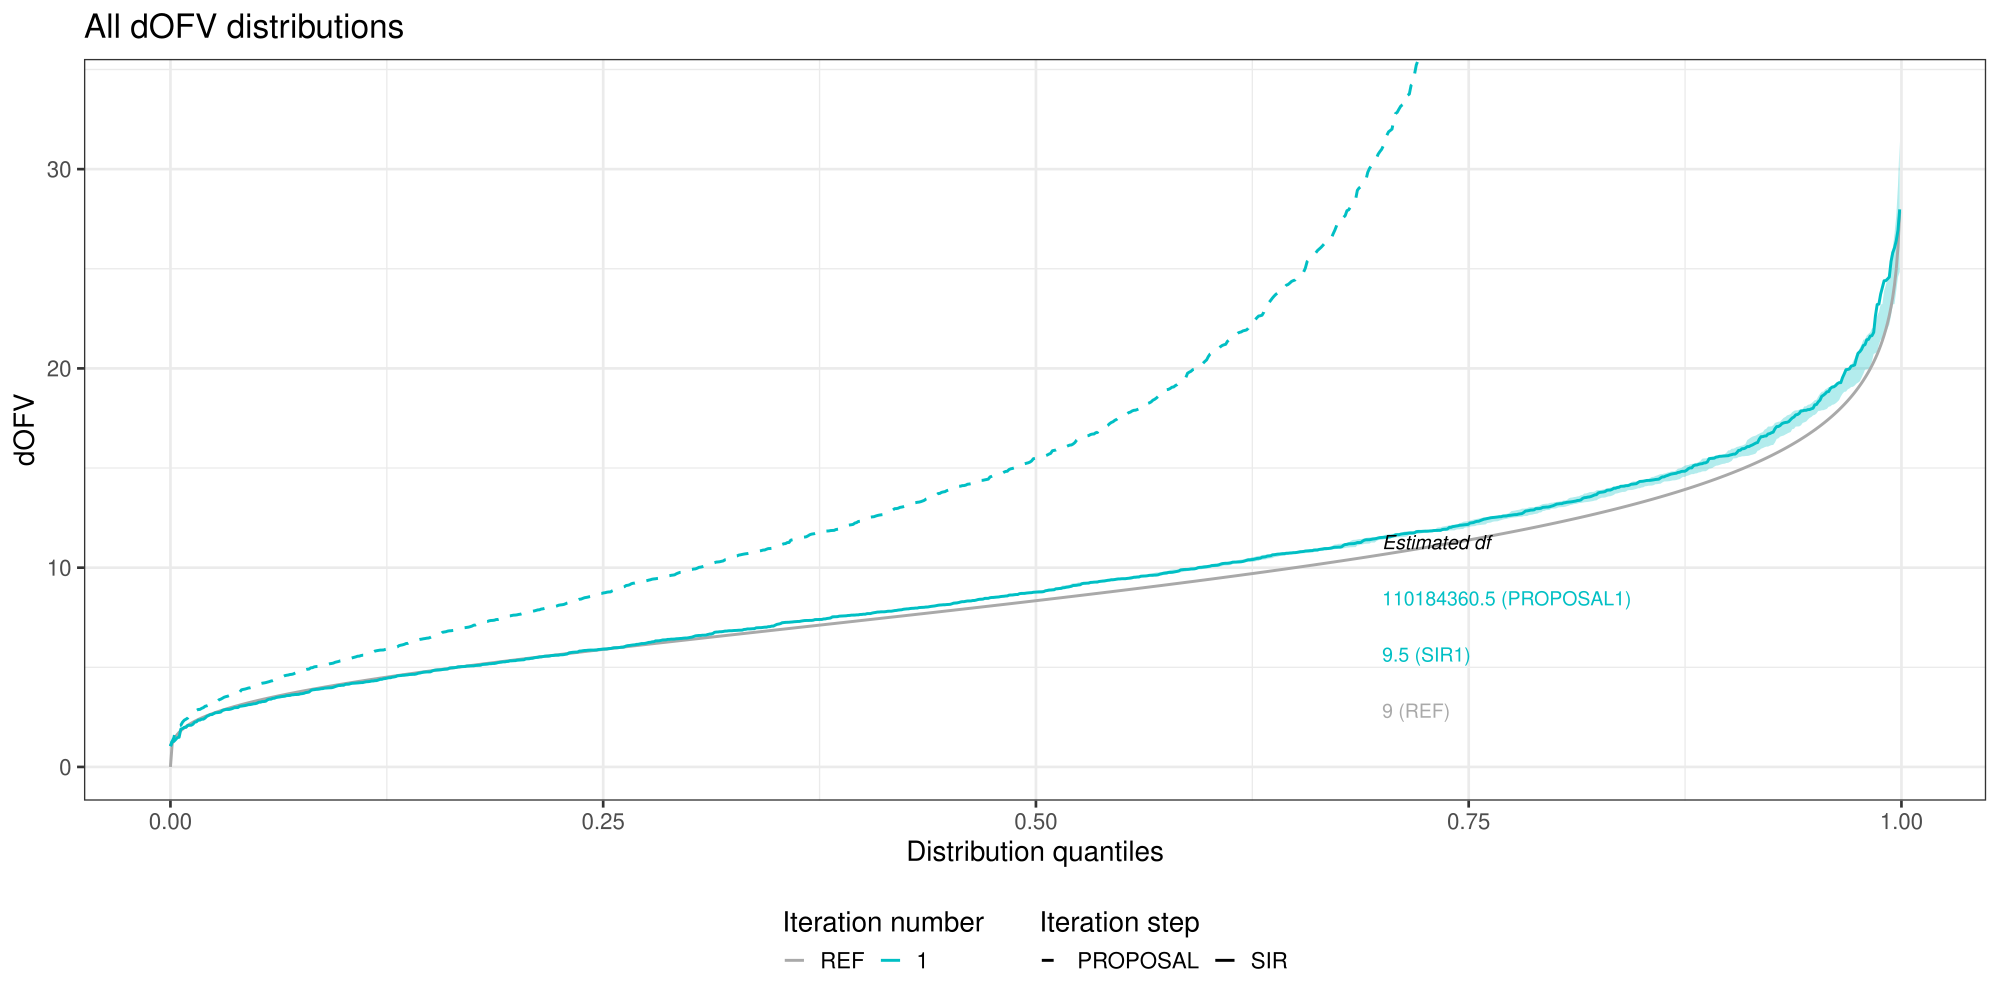

This figure's R source:
#START OF AUTO-GENERATED PREAMBLE, WILL BE OVERWRITTEN WHEN THIS FILE IS USED AS A TEMPLATE
#Created 2026-01-06 at 18:13

xpose.runno <- '4.mod'
toolname <- 'sir'
pdf.filename <- paste0('PsN_',toolname,'_plots.pdf')
working.directory<-'/home/ali/Documents/GitHub/Modelling-project/scm_run01_cont/final_model/sir_final_backward_4/'
results.directory <- '..'
subset.variable<-NULL
tab.suffix <- '' 
rscripts.directory <- '/usr/local/share/perl5/5.40/PsN_5_6_0/R-scripts' # This is not used
tool.results.file <- 'sir_results.csv'
raw.results.file <- 'raw_results_final_backward_4.csv'
theta.labels <- c('CL (L/d) [1]','V (L) [2,3]','CLADA','VADA','VALB','VCREAT')
theta.fixed <- c(FALSE,FALSE,FALSE,FALSE,FALSE,FALSE)
omega.labels <- c('IIV CL (value obtained from SCM+)','IIV V')
omega.fixed <- c(FALSE,FALSE)
sigma.labels <- c('EPS(1), proportional (value obtained from SCM+)','EPS(2)')
sigma.fixed <- c(FALSE,TRUE)
n.eta <- 2
n.eps <- 2

#sir-specific preamble
SAMPLES          <-2000
RESAMPLES        <-1000
ALL.SAMPLES      <-c(2000)
ALL.RESAMPLES    <-c(1000)
ALL.RAWRESFILES   <-c('raw_results_final_backward_4.csv')
MAX.RESAMPLE <- 1    # maximum resamples for single sample. 1 if without replacement
COL.ESTIMATED.PARAMS <-  c(29:37)   #column numbers in raw_results for parameters
N.ESTIMATED.PARAMS <- 9
N.ESTIMATED.THETAS <- 6
N.ESTIMATED.OMEGAS <- 2
N.ESTIMATED.SIGMAS <- 1
model.subjects <- 75
CI <- 95

setwd(working.directory)

############################################################################
#END OF AUTO-GENERATED PREAMBLE
#WHEN THIS FILE IS USED AS A TEMPLATE THIS LINE MUST LOOK EXACTLY LIKE THIS


library(PsNR)
library(magrittr)
library(methods)
library(ggplot2)
library(RColorBrewer)
library(stats4)
library(tidyr)
library(dplyr)
library(grDevices)
library(tidyr)
library(stats)


# rwish and riwish functions are taken from the MCMCpack package
# Copyright Andrew D. Martin, Kevin M. Quinn and Jong Hee Park.
# Under GPL version 2
# Please see https://CRAN.R-project.org/package=MCMCpack for the full information
rwish <- function(v, S) {
    if (!is.matrix(S))
      S <- matrix(S)
    if (nrow(S) != ncol(S)) {
      stop(message="S not square in rwish().\n")
    }
    if (v < nrow(S)) {
      stop(message="v is less than the dimension of S in rwish().\n")
    }
    p <- nrow(S)
    CC <- chol(S)
    Z <- matrix(0, p, p)
    diag(Z) <- sqrt(rchisq(p, v:(v-p+1)))
    if(p > 1) {
      pseq <- 1:(p-1)
      Z[rep(p*pseq, pseq) + unlist(lapply(pseq, seq))] <- rnorm(p*(p-1)/2)
    }
    return(crossprod(Z %*% CC))
}

riwish <- function(v, S) {
    return(solve(rwish(v,solve(S))))
}




### Diagnostics for SIR
### Author: AG Dosne
### Date: August 2015

### OUTPUT : This code will give you:
### - a PDF file with base plots:
###     - a plot of comparative dOFV distributions: SIR, reference chi-square and proposal for each iteration
###     - a plot of CI95% obtained with SIR and compared to the proposal, parameter by parameter and for each iteration
###     - a plot of CI95% obtained with SIR only, parameter by parameter and for each iteration
### - an additional PDF file if rplots_levels=2 with extended plots:
###     - a plot of the proportion of resampled values in each bin of the parameter space, parameter by parameter and iteration by iteration
###     - a plot of the number of resampled values in the bin with the highest proportion as the number of samples increases, parameter by parameter and iteration by iteration
###     - a plot of the number of resampled values in the bin with the highest proportion as the number of samples increases, iteration by iteration (all parameters together)

theme_set(theme_bw(base_size=20))

#add R_info to the meta file
R_info(directory=working.directory)
meta <- PsNR::metadata(working.directory)

### The rest of the code should be left as is (but can be changed if you want to improve the graphical output of course)

### Read in and format data

### Read in SIR raw results

raw.results.file <- c()
for (i in ALL.RAWRESFILES) {
  rawres.cur           <- read.csv(paste(i,sep=""))
  rawres.cur$ITERATION <- which(ALL.RAWRESFILES==i)
  raw.results.file     <- rbind(raw.results.file,rawres.cur)
}

rawres              <- raw.results.file
final_est        <- tidyr::gather(rawres[1,COL.ESTIMATED.PARAMS],key="Parameter",factor_key=TRUE)
rawres              <- rawres[!is.na(rawres$resamples),] # remove center of distribution
rawres              <- rawres[!is.na(rawres$ofv),]       # removes runs without ofv
rawres$DISTRIBUTION <- rawres$ITERATION
rawres[rawres$resamples==1,]$DISTRIBUTION <- rawres[rawres$resamples==1,]$ITERATION+1
rawres$DISTRIBUTION <- factor(rawres$DISTRIBUTION ,levels=c("REF",unique(rawres$DISTRIBUTION)))
parnames            <- names(rawres)[COL.ESTIMATED.PARAMS]


### Create SIR specification file

LASTIT             <- length(ALL.RESAMPLES) # last iteration
summary_it         <- read.csv("summary_iterations.csv")
sir_spec           <- data.frame("ITERATION"=summary_it$iteration,"NSAMP"=summary_it$successful.samples,"NRESAMP"=summary_it$actual.resamples)
sir_spec           <- dplyr::filter(sir_spec, ITERATION != 0) # ITERATION=0 only used with rawres input to estimate mutlivariate normal
msir_spec          <- tidyr::gather(sir_spec,key="variable",value,-ITERATION,factor_key=TRUE)
msir_spec$variable <- factor(msir_spec$variable,labels=c("m","M"),levels=c("NRESAMP","NSAMP"))
msir_spec$ITERATION<- factor(msir_spec$ITERATION,levels=seq(0,length(ALL.RESAMPLES)),labels=c("REF",seq(length(ALL.RESAMPLES))))

rawres     <- dplyr::left_join(rawres,sir_spec)
mrawres    <- tidyr::gather(rawres,key="Parameter",value, parnames,factor_key=TRUE)


### Parameter CI

paramCI_cov95 <- mrawres %>%
  dplyr::select(ITERATION,Parameter,value) %>%
  dplyr::group_by(ITERATION, Parameter) %>%
  dplyr::summarise("P2.5"=quantile(value,probs=0.025,na.rm=TRUE),
                   "PMED"=quantile(value,probs=0.5,na.rm=TRUE),
                   "P97.5"=quantile(value,probs=0.975,na.rm=TRUE)) %>%
  as.data.frame()
paramCI_cov              <- mrawres %>%
  dplyr::select(ITERATION,Parameter, value) %>%
  dplyr::group_by(ITERATION,Parameter) %>%
  dplyr::summarise("PLOW"=quantile(value,probs=(1-CI/100)/2,na.rm=TRUE),
                   "PMED"=quantile(value,probs=0.5,na.rm=TRUE),
                   "PHIGH"=quantile(value,probs=1-(1-CI/100)/2,na.rm=TRUE)) %>%
  as.data.frame()
paramCI_cov$DISTRIBUTION  <- paramCI_cov$ITERATION
paramCI_sir             <- mrawres %>%
  dplyr::filter(resamples==1) %>%
  dplyr::select(ITERATION,Parameter, value) %>%
  dplyr::group_by(ITERATION,Parameter) %>%
  dplyr::summarise("PLOW"=quantile(value,probs=(1-CI/100)/2,na.rm=TRUE),
                   "PMED"=quantile(value,probs=0.5,na.rm=TRUE),
                   "PHIGH"=quantile(value,probs=1-(1-CI/100)/2,na.rm=TRUE)) %>%
  as.data.frame()

paramCI_sir$DISTRIBUTION  <- paramCI_sir$ITERATION + 1
paramCI_all             <- rbind(cbind(paramCI_cov,"TYPE"="PROPOSAL"),cbind(paramCI_sir,"TYPE"="SIR"))
paramCI_all$DISTRIBUTION  <- factor(paramCI_all$DISTRIBUTION,levels=levels(rawres$DISTRIBUTION)) # for plotting colors
paramCI_all$ITERATION     <- factor(paramCI_all$ITERATION,levels=seq(0,length(ALL.RESAMPLES)),labels=c("REF",seq(length(ALL.RESAMPLES))))

### dOFV distributions

set.seed(123)
RESAMPLES             <- ALL.RESAMPLES[length(ALL.RESAMPLES)]
QUANT                 <- seq(0,(RESAMPLES-1)/RESAMPLES,length.out=RESAMPLES-1)                                                                                               # quantiles (at each point except last to avoid +Inf for ref chisquare)
dOFV_ref              <- data.frame("ITERATION"=0,"DISTRIBUTION"="REF","dOFV"=stats::qchisq(QUANT,df=N.ESTIMATED.PARAMS),"QUANT"=QUANT,"TYPE"="SIR")                                    # dOFV distribution of reference chisquare distribution
dOFV_cov          <- rawres %>%
  dplyr::select(ITERATION,deltaofv) %>%
  dplyr::group_by(ITERATION) %>%
  do(data.frame("dOFV"=quantile(.$deltaofv, probs = QUANT,na.rm=TRUE),
                "QUANT"=QUANT,
                "TYPE"=rep("PROPOSAL",length(QUANT)),stringsAsFactors=FALSE)) %>%
  dplyr::ungroup() %>%
  as.data.frame()

dOFV_cov$DISTRIBUTION <- factor(dOFV_cov$ITERATION,levels=c("REF",paste(seq(LASTIT+1)))) # cannot do it in one step because a single cov is attributed to 2 distributinos (pre and post SIR)
dOFV_cov              <- dOFV_cov[,c(names(dOFV_ref))]
dOFV_sir              <- rawres %>%
  dplyr::filter(resamples==1) %>%
  dplyr::select(ITERATION,DISTRIBUTION,deltaofv) %>%
  dplyr::group_by(ITERATION, DISTRIBUTION) %>%
  dplyr::do(data.frame("dOFV"=quantile(.$deltaofv, probs=QUANT, na.rm=TRUE),
                       "QUANT"=QUANT,
                       "TYPE"=rep("SIR", length(QUANT)),stringsAsFactors=FALSE)) %>%
  dplyr::ungroup() %>%
  as.data.frame()

dOFV_all              <- rbind(dOFV_ref,dOFV_cov,dOFV_sir)
dOFV_all$TYPE         <- factor(dOFV_all$TYPE,levels=c("PROPOSAL","SIR"))
dOFV_all$ITERATION    <- factor(dOFV_all$ITERATION,levels=seq(0,length(ALL.RESAMPLES)),labels=c("REF",seq(length(ALL.RESAMPLES))))



# Calculate df for all distributions
df_est              <- dOFV_all %>%
  dplyr::select(ITERATION,DISTRIBUTION,TYPE,dOFV) %>%
  dplyr::group_by(ITERATION,DISTRIBUTION,TYPE) %>%
  dplyr::summarise("df"=round(mean(dOFV),1)) %>%
  as.data.frame()            # get df for each distribution

df_est$perc           <- seq(0.1,0.9,length.out=nrow(df_est))
df_est$order          <- rank(df_est$df,ties.method="first")                                             # set x and y for plotting
df_est2               <- dOFV_all %>%
  dplyr::select(ITERATION,DISTRIBUTION,dOFV) %>%
  dplyr::group_by(ITERATION,DISTRIBUTION)%>%
  dplyr::do(data.frame("perc_value"=quantile(.$dOFV,probs=df_est$perc,na.rm=TRUE),"perc"=df_est$perc))%>%
  as.data.frame()
df_est                <- dplyr::left_join(df_est,df_est2)
df_est$TYPE2          <- ifelse(df_est$DISTRIBUTION=="REF","",paste(df_est$TYPE))
df_est[df_est$TYPE2=="",]$df <- N.ESTIMATED.PARAMS

# Create reference chi-square for all estimated df
ref_full      <- expand.grid("df"=df_est[,"df"],"QUANT"=QUANT) # take only 1 column because expand.grid only takes vectors as input, not dataframes
ref_full      <- merge(df_est,ref_full)
ref_full$dOFV <- stats::qchisq(ref_full$QUANT,df=ref_full$df)

# Calculate resampling noise around last SIR dOFV curve
N    <- 2000        # number of times resampling will be done
res  <- matrix(NA,ncol=4,nrow=N*sir_spec$NRESAMP[nrow(sir_spec)],dimnames=list(NULL,c("ITERATION","NSAMP","NRESAMP","sample.id")))
for (i in seq(N)) { # need to resample in a loop to sample without replacement
  res.cur   <- rawres %>%
    dplyr::filter(ITERATION==nrow(sir_spec)) %>%
    dplyr::select (ITERATION,NSAMP,NRESAMP,sample.id,importance_ratio) %>%
    dplyr::group_by(ITERATION,NSAMP,NRESAMP) %>%
    dplyr::do(data.frame("sample.id"=sample(.$sample.id,unique(.$NRESAMP),prob=.$importance_ratio))) %>%
    as.data.frame()
  res[seq((i-1)*sir_spec$NRESAMP[nrow(sir_spec)]+1,i*sir_spec$NRESAMP[nrow(sir_spec)]),]       <- as.matrix(res.cur,ncol=5)
}

res              <- as.data.frame(res)
res$NOISE        <- rep(seq(N),each=sir_spec$NRESAMP[nrow(sir_spec)])
res              <- dplyr::left_join(res,rawres[,c("sample.id","deltaofv","ITERATION")])
dOFV_sir_noise   <- res %>%
  dplyr::select(ITERATION,NOISE,deltaofv) %>%
  dplyr::group_by(ITERATION,NOISE) %>%
  dplyr::do(data.frame("dOFV"=quantile(.$deltaofv,probs=QUANT,na.rm=TRUE),
                       "QUANT"=QUANT)) %>%
  as.data.frame()

qdOFV_sir_noise  <- dOFV_sir_noise %>%
  dplyr::select(ITERATION,QUANT,dOFV,NOISE) %>%
  dplyr::group_by(ITERATION,QUANT) %>%
  dplyr::summarise("PLOW"=quantile(dOFV,probs=0.025,na.rm=TRUE),
                   "PHIGH"=quantile(dOFV,probs=0.975,na.rm=TRUE)) %>%
  as.data.frame()

qdOFV_sir_noise$ITERATION    <- factor(qdOFV_sir_noise$ITERATION,levels=seq(0,length(ALL.RESAMPLES)),labels=c("REF",seq(length(ALL.RESAMPLES))))

### Covmat visualization (Only for proposal and final)

cov.proposal <- stats::var(dplyr::filter(rawres,ITERATION==1)[,COL.ESTIMATED.PARAMS ])
cov.final    <- stats::var(dplyr::filter(rawres,ITERATION==LASTIT & resamples==1)[,COL.ESTIMATED.PARAMS ])

paramCI_all$asym <- (paramCI_all$PHIGH-paramCI_all$PMED)/(paramCI_all$PMED-paramCI_all$PLOW) # ratio between distances median-CI bound
asym.proposal    <- dplyr::filter(paramCI_all,ITERATION==1 & TYPE=="PROPOSAL")
asym.final       <- dplyr::filter(paramCI_all,ITERATION==LASTIT & TYPE=="SIR")

plot.cor <- function (cov,asym,final_est,title) {
  mat       <- as.matrix(cov)
  var       <- diag(mat)
  cor       <- stats::cov2cor(mat)                  # returns 1 on the diagonal, needs to be replaced by SD
  diag(cor) <- sqrt(var)
  cor[lower.tri(cor)] <- NA                  # plot only lower triangular part of  symmetric matrix
  rse       <- as.matrix(100*abs(diag(cor)/as.matrix(final_est[,2]))) # compute RSE=100*SE/FINAL_EST
  diag(cor)     <- rse                   # replace SE by RSE
  cor           <- as.data.frame(cor)
  colnames(cor) <- rownames(cor)
  cor$Parameter <- rownames(cor)
  mcor <- tidyr::gather(cor,key="variable",value,-Parameter)
  mcor$Parameter <- ordered(mcor$Parameter, levels=rownames(cor))
  mcor$variable  <- ordered(mcor$variable, levels=rev(rownames(cor)))
  mcor           <- mcor[!is.na(mcor$value),]
  mcor$Fvalue    <- factor(findInterval(abs(mcor$value),seq(0,0.9,0.1)),levels=seq(10),labels=paste(seq(0,0.9,0.1),"-",seq(0.1,1,0.1),sep=""))
  mcor[mcor$variable==mcor$Parameter,]$Fvalue    <- NA # identify diagonal element
  mcor           <- dplyr::left_join(mcor,asym[,c("Parameter","asym")]) # add asymmetry measurement
  mcor[!is.na(mcor$Fvalue),]$asym      <- NA
  mcor$Fvalue2   <- factor(findInterval(mcor$asym,c(0.5,1,1.5,2)),levels=seq(0,4),labels=c("<0.5",paste(c(0.5,1,1.25),"-",c(1,1.25,2),sep=""),">2"))

  col <- rev(RColorBrewer::brewer.pal(n=10,name="RdYlGn"))

  corplot       <-  ggplot2::ggplot(mcor,aes(x=Parameter,y=variable)) +
    geom_tile(aes(fill=Fvalue)) +
    scale_fill_manual(values=col,name="Correlation level",drop=FALSE) +
    scale_color_manual(values=col[c(9,7,2,7,9)],name="Asymmetry",drop=FALSE) +
    geom_text(data=mcor[is.na(mcor$Fvalue2),],aes(label=round(value,2)),size=7) +
    geom_text(data=mcor[!is.na(mcor$Fvalue2),],aes(label=round(value,2),color=Fvalue2),size=7) +
    labs(x="",y="",title=paste(title,"\nRSE (%) - correlation (-) plot")) +
    theme(axis.text.x=element_text(angle=90),axis.ticks=element_blank(),panel.grid = element_blank())
  corplot

  return(corplot)  # return plot
}

### Number of resamples per bin

if (PsNR::rplots_level(meta) > 1) {
  N1                  <- 10                                     # number of bins for simulated parameters
  N2                  <- 5                                      # number of bins for resampled parameters
  resamp          <- rawres %>%
    dplyr::filter(resamples!=0) %>%
    dplyr::select(ITERATION, sample.id,NRESAMP,sample_order) %>%
    dplyr::group_by(ITERATION) %>%
    dplyr::do(data.frame("sample.id"=.$sample.id,
                         "ORDER"=findInterval(.$sample_order,seq(0,unique(.$NRESAMP),length.out=(N2+1)),
                                              all.inside=T))) %>%
    as.data.frame()

  paramCI_covbin     <- mrawres %>%
    dplyr::select(ITERATION,Parameter,value) %>%
    dplyr::group_by(ITERATION,Parameter) %>%
    dplyr::summarise("interval"=list(unname(quantile(value,probs=seq(1/N1,1-1/N1,by=1/N1),na.rm=TRUE)))) %>%
    as.data.frame()

  mrawres_bin         <- dplyr::left_join(mrawres,paramCI_covbin)
  bin                <- mrawres_bin %>%
    dplyr::select(ITERATION,Parameter,sample.id,value,interval) %>%
    dplyr::group_by(ITERATION,Parameter) %>%
    dplyr::do(data.frame("sample.id"=.$sample.id, "BIN"=(findInterval(.$value,unique(unlist(.$interval)))+1))) %>%
    as.data.frame()


  mrawres_bin         <- dplyr::left_join(mrawres_bin,bin)
  mrawres_bin         <- dplyr::filter(mrawres_bin,!is.na(importance_ratio))
  mrawres_bin         <- dplyr::left_join(mrawres_bin,resamp)  # add column to identify resampled models and their order
  mrawres_bin_ratio   <- mrawres_bin %>%
    dplyr::select(ITERATION,Parameter,BIN,resamples) %>%
    dplyr::group_by(ITERATION,Parameter,BIN) %>%
    dplyr::summarise("m"=sum(resamples), "M"=length(resamples),"mM"=sum(resamples)/length(resamples)) %>%
    as.data.frame()

  mrawres_bin_ratio   <- dplyr::left_join(mrawres_bin_ratio,sir_spec)
  # mrawres_bin_ratio$mM2 <- mrawres_bin_ratio$m/mrawres_bin_ratio$NRESAMP # alternative proportion, but not used

  # Test bin exhaustion

  resamp_prop         <- mrawres_bin %>%
    dplyr::filter(sample_order!=0)  %>%
    dplyr::select(ITERATION,Parameter,BIN,ORDER,sample_order) %>%
    dplyr::group_by(ITERATION,Parameter,BIN,ORDER) %>%
    dplyr::summarise("m2"=length(sample_order)) %>%
    as.data.frame()      # calculate the number of resampled parameters in each sample bin and for each resample bin

  resamp_prop_dummy   <- expand.grid("ITERATION"=unique(resamp_prop$ITERATION),"BIN"=unique(resamp_prop$BIN),"ORDER"=unique(resamp_prop$ORDER),"Parameter"=unique(resamp_prop$Parameter))   # because sample_order that have no match in BINS do not appear in previous dataset
  resamp_prop         <- dplyr::left_join(resamp_prop_dummy,resamp_prop)
  resamp_prop$m2[is.na(resamp_prop$m2)]  <- 0
  resamp_prop         <- dplyr::left_join(resamp_prop,mrawres_bin_ratio[,c("ITERATION","Parameter","BIN","m","M","NSAMP","NRESAMP")])
  resamp_prop$prop    <- resamp_prop$m2/(resamp_prop$M/N2)
  # resamp_prop$prop2   <- resamp_prop$m2/(resamp_prop$m)  # alternative proportion, but not used

  max_bin                <- mrawres_bin_ratio %>%
    dplyr::select(ITERATION,Parameter,BIN,m) %>%
    dplyr::group_by(ITERATION,Parameter) %>%
    dplyr::summarise("BIN"=(BIN[which(m==max(m))][1])) %>%
    as.data.frame() # identify bin with max resamples

  names(max_bin)[which(names(max_bin)=="BIN")] <- "MAXBIN"
  max_bin2              <- resamp_prop %>%
    dplyr::select(ITERATION,BIN,Parameter,prop,NRESAMP,NSAMP) %>%
    dplyr::group_by(ITERATION, BIN, Parameter) %>%
    dplyr::summarise("p"=mean(prop), "NRESAMP"=unique(NRESAMP), "NSAMP"=unique(NSAMP)) %>%
    as.data.frame()       # more accurate since use resmaples "p"=mean(prop)

  max_bin2$se            <- sqrt(max_bin2$p*(1-max_bin2$p)/(max_bin2$NSAMP/(N1*N2)))
  max_bin2               <- dplyr::left_join(max_bin2,max_bin[,c("ITERATION","Parameter","MAXBIN")])
  resamp_prop_max        <- dplyr::left_join(resamp_prop,max_bin2)
  resamp_prop_max$IDBIN  <- ifelse(resamp_prop_max$BIN==resamp_prop_max$MAXBIN,1,0)
  resamp_prop_max$MAXBIN <- paste("INIT BIN",resamp_prop_max$MAXBIN)

  ### Calculate N for OMEGA distributions
  if (N.ESTIMATED.OMEGAS >= 1) {
    dat      <- dplyr::filter(rawres, ITERATION==LASTIT & resamples==1)
    omega.col<- COL.ESTIMATED.PARAMS[seq((N.ESTIMATED.THETAS+1),(N.ESTIMATED.THETAS+N.ESTIMATED.OMEGAS))]                                                                            # column index of the variances we want to estimate the df of
    parnames <- names(dat)[omega.col]                                                                         # names of the variances
    var      <- dplyr::filter(final_est,Parameter %in% parnames)                                                     # MLE estimates
    mdat    <- tidyr::gather(dat[,omega.col,drop=FALSE],key="variable",factor_key=TRUE)
    se       <- mdat %>%
      dplyr::select(variable,value) %>%
      dplyr::group_by(variable) %>%
      dplyr::summarise("se"=sd(value)) %>%
      as.data.frame()

    se$MLE   <- var$value
    se$df_norm  <- 2*(se$MLE/se$se)**2+1
    mdat     <- merge(mdat,se)

    full.df.est <- function (x) {  # function for the fitting
      x   <- as.data.frame(x)
      nLL <- function(df,s) { # easier if defined inside full.df.est so same environment (else does not find "x")
        ylist <- lapply(x[,2],as.matrix)
        if(df>=1)
          nLL <- -sum(log(unlist(lapply(ylist,diwish, S=as.matrix(s), v=df))))
        if(df<1) nLL <- NA
        return(nLL)
      }
      fit <- try(stats4::mle(nLL,start=list(df=x$df_norm[1],s=x$df_norm[1]*mean(x[,2]))), silent=TRUE) # test if the fit returns an error
      if ('try-error' %in% class(fit)) db <- rep(NA,7)
      else {
        fit  <- stats4::mle(nLL,start=list(df=x$df_norm[1],s=x$df_norm[1]*mean(x[,2])))
        db   <- data.frame(nrow(x),fit@details$par[1],fit@details$par[2],
                           sqrt(diag(fit@vcov))[1],sqrt(diag(fit@vcov))[2],
                           fit@min,fit@details$convergence)}
      return(db)
    }


    fit     <- matrix(0,ncol=7,nrow=length(levels(mdat$variable)),dimnames=list(levels(mdat$variable),c("nobs","df","s","se_df","se_s","nLL","convergence") ))
    for (i in seq(length(levels(mdat$variable)))) {
      fit[i,] <- as.matrix(full.df.est(dplyr::filter(mdat,variable==levels(mdat$variable)[i])),nrow=1)
    }

    fit_db          <- as.data.frame(fit)
    fit_db$variable <- levels(mdat$variable)
    mdat            <- merge(mdat,fit_db)

    simdat          <- matrix(NA,nrow=nrow(mdat)) # Simulate data from inverse Wishart from estimated df and s
    for (i in seq(nrow(mdat))) {
      if(is.na(mdat$df[i])==FALSE) simdat[i,] <- riwish(v=mdat$df[i],S=as.matrix(mdat$s[i]))
    }
    mdat$simdat      <- as.numeric(simdat)
    mdat$LEGEND_NORM <- paste(mdat$variable,round(mdat$df_norm,0),sep=":")    # for plotting
    mdat$LEGEND_NORM <- factor(mdat$LEGEND_NORM,levels=unique(mdat$LEGEND_NORM))
    mdat$LEGEND_WISH <- paste(mdat$variable,round(mdat$df,0),sep=":")
    mdat$LEGEND_WISH <- factor(mdat$LEGEND_WISH,levels=unique(mdat$LEGEND_WISH))
  }
}

### Do plots

### dOFV distributions

gg_color_hue <- function(n) {
  hues = seq(15, 375, length=n+1)
  grDevices::hcl(h=hues, l=65, c=100)[1:n]
}

colDIST <- gg_color_hue(length(levels(dOFV_all$DISTRIBUTION)))  # default ggplot colors
colDIST <- c("darkgrey",colDIST[-1])                            # replace the first by black for reference dOFV distribution
colITER <- gg_color_hue(length(levels(dOFV_all$ITERATION)))     # default ggplot colors
colITER <- c("darkgrey",colITER[-1])                            # replace the first by black for reference dOFV distribution

warn <- ""  # print warning if proposal < chi-square > 25% of the time
msg  <- "The proposal is not entirely above the reference chi-square.\n It is advised to restart SIR with an inflated proposal (e.g. -theta_inflation=1.5 -omega_inflation=1.5 -sigma_inflation=1.5)"
test <- sum(dplyr::filter(dOFV_all,ITERATION==1 & TYPE=="PROPOSAL")$dOFV<dplyr::filter(dOFV_all,ITERATION=="REF")$dOFV)/length(dplyr::filter(dOFV_all,ITERATION=="REF")$dOFV)>0.25
warn <- ifelse(test==TRUE,msg,warn)

qdOFV_all <- ggplot2::ggplot(dOFV_all,aes(x=QUANT,color=ITERATION)) +
  geom_ribbon(data=qdOFV_sir_noise[qdOFV_sir_noise$ITERATION %in% c(LASTIT-1,LASTIT),],aes(group=ITERATION,ymin=PLOW,ymax=PHIGH,fill=ITERATION),show.legend=FALSE,alpha=0.3,color=NA) +
  geom_line(aes(y=dOFV,group=interaction(TYPE,ITERATION),linetype=TYPE),size=1) +
  labs(x="Distribution quantiles") +
  scale_linetype_manual(name="Iteration step",drop=FALSE,values=c(2,1)) +
  scale_color_manual(name="Iteration number",drop=FALSE,values=colITER) +
  scale_fill_manual(name="Iteration number",drop=FALSE,values=colITER) +
  geom_text(data=df_est, aes(x = 0.7,y=order*stats::qchisq(0.95,df=N.ESTIMATED.PARAMS)/(2*nrow(df_est)),label=paste(df," (",TYPE2,ITERATION,")",sep="")),show.legend=FALSE,hjust=0,size=5) +
  annotate("text",x = 0.7,y=(nrow(df_est)+1)*stats::qchisq(0.95,df=N.ESTIMATED.PARAMS)/(2*nrow(df_est)),label="Estimated df",hjust=0,fontface="italic",size=5) +
  annotate("text",x = 0,y=2*stats::qchisq(0.95,df=N.ESTIMATED.PARAMS),label=warn,hjust=0,fontface="italic",size=4,color="red") +
  coord_cartesian(ylim=c(0,2*stats::qchisq(0.95,df=N.ESTIMATED.PARAMS))) +
  theme(legend.position="bottom",legend.box="horizontal") + labs(title="All dOFV distributions") +
  guides(colour = guide_legend(order = 1,title.position="top",nrow=1), linetype = guide_legend(order = 2,title.position="top",nrow=1))
# qdOFV_all


### Comparative CI

ci <- ggplot2::ggplot(paramCI_all,aes(x=interaction(TYPE,ITERATION),y=PMED,color=ITERATION)) +
  geom_point() +
  geom_errorbar(aes(ymin=PLOW,ymax=PHIGH,linetype=TYPE),width=0.5) +
  geom_hline(data=final_est,aes(yintercept=value),linetype=2) +
  facet_wrap(~Parameter,scales="free_y") +
  scale_color_manual(name="Iteration number",values=colITER[-1]) +
  scale_linetype_manual(name="Iteration step",drop=FALSE,values=c(2,1)) +
  labs(y=paste("CI",CI,"%",sep=""),x="",title="CI over all iterations") +
  theme(axis.text.x=element_text(angle=90,hjust=1,vjust=0.5),legend.position="bottom",legend.box="horizontal") +
  guides(colour = guide_legend(order = 1,title.position="top",nrow=1), linetype = guide_legend(order = 2,title.position="top",nrow=1))
# ci

ci_sir <- ci %+% dplyr::filter(paramCI_all, TYPE=="SIR" | (TYPE=="PROPOSAL" & ITERATION=="1"))  +  labs(title="CI of SIR densities over iterations") + theme(legend.position="none")
# ci_sir

### Covmat visualization

asym.proposal$Parameter <- ordered(asym.proposal$Parameter)
asym.final$Parameter <- ordered(asym.proposal$Parameter)

cor.prop  <- plot.cor(cov.proposal,asym.proposal,final_est,title="Proposal")
cor.final <- plot.cor(cov.final,asym.final,final_est,title="SIR")

### Parameter bin plots by iteration

if (PsNR::rplots_level(meta) > 1) {

  mM_ratio   <-  vector('list', LASTIT)
  m2_maxbin  <-  vector('list', LASTIT)
  all_maxbin <-  vector('list', LASTIT)

  for (i in seq(LASTIT)) {

    mM_ratio.cur <- ggplot2::ggplot(dplyr::filter(mrawres_bin_ratio,ITERATION==i),aes(x=BIN,y=mM)) +
      geom_ribbon(aes(ymin=(NRESAMP/NSAMP-qnorm(0.975)*sqrt(NRESAMP/NSAMP*(1-NRESAMP/NSAMP)/(NSAMP/N1))),ymax=(NRESAMP/NSAMP+qnorm(0.975)*sqrt(NRESAMP/NSAMP*(1-NRESAMP/NSAMP)/(NSAMP/N1)))),alpha=0.2) +  # stochastic noise
      geom_point() +
      geom_line() +
      geom_hline(aes(yintercept=NRESAMP/NSAMP),linetype=2,color="black") +
      geom_hline(aes(yintercept=0),linetype=1,color="white") +
      facet_wrap(ITERATION~Parameter) +
      scale_x_continuous(breaks=seq(1,N1)) +
      coord_cartesian(xlim=c(1,N1)) +
      labs(x="Percentile bin of initial samples",y="Proportion resampled",title=paste("Adequacy of proposal density \n Iteration",i))
    mM_ratio[[i]] <- mM_ratio.cur

    m2_maxbin.cur  <- ggplot2::ggplot(dplyr::filter(resamp_prop_max,IDBIN==1 & ITERATION==i),aes(x=ORDER,y=m2)) +
      geom_point() +
      geom_line() +
      geom_hline(aes(yintercept=p*M/N2),linetype=2) +
      geom_ribbon(aes(ymin=(p-qnorm(0.975)*se)*(M/N2),ymax=(p+qnorm(0.975)*se)*(M/N2)),alpha=0.2) +
      facet_wrap(ITERATION~Parameter+BIN,scales="free_y",drop=TRUE) +
      scale_x_continuous(breaks=seq(1,N2,by=1)) +
      coord_cartesian(xlim=c(1, N2), ylim=c(0, unique(dplyr::filter(resamp_prop_max,IDBIN==1 & ITERATION==LASTIT)$NSAMP)/(N1*N2))) +
      labs(x="Percentile bin of resamples",y="Number of parameters resampled",title=paste("Exhaustion of samples \n Iteration",i))
    m2_maxbin[[i]] <- m2_maxbin.cur

    all_maxbin.cur  <- ggplot2::ggplot(dplyr::filter(resamp_prop_max,IDBIN==1 & ITERATION==i),aes(x=ORDER,y=m2,group=Parameter)) +
      geom_point() +
      geom_line(alpha=0.2) +
      geom_smooth(aes(group=1),color="blue",size=2,se=FALSE) +
      scale_x_continuous(breaks=seq(1,N2,by=1)) +
      coord_cartesian(xlim=c(1,N2),ylim=c(0,2*unique(dplyr::filter(resamp_prop_max,IDBIN==1 & ITERATION==i)$NRESAMP)/(N1*N2))) +
      labs(x="Percentile bin of resamples",y="Number of parameters resampled",title=paste("Exhaustion of samples \n Iteration",i, ",all parameters"))
    all_maxbin[[i]] <- all_maxbin.cur

  }

  ### Inverse Wishart fit for OMEGAs

  if (N.ESTIMATED.OMEGAS >= 1) {
    invWish <- ggplot2::ggplot(mdat,aes(x=value)) +
      geom_histogram(aes(y=..density..),fill="lightgrey",color="black") +
      geom_hline(aes(yintercept=0,linetype=LEGEND_NORM)) + # dummy to output df_norm
      geom_density(aes(x=simdat,color=LEGEND_WISH,sep=":"),size=1) +
      facet_wrap(~variable, scales="free") +
      scale_linetype_manual(values=rep(0,N.ESTIMATED.OMEGAS)) +
      scale_color_discrete(drop=F) +
      theme(legend.position="bottom") +
      guides(color=guide_legend(title="Estimated N based on inverse Wishart distribution"),linetype=guide_legend(title="Calculated N based on normal distribution (not plotted)"))
  }
}

### Output plots

if (PsNR::rplots_level(meta) >= 1) {
  pdf(file=paste(working.directory, pdf.filename, sep=""), title="sir plots", width=20, height=10)
  print(qdOFV_all)
  print(ci_sir)
  print(cor.prop)
  print(cor.final)
  dev.off()
}

if (PsNR::rplots_level(meta) > 1) {
  pdf(file=paste(working.directory,"PsN_plots_extended.pdf", sep=""), title="sir plots", width=15, height=15)
  print(mM_ratio)
  print(m2_maxbin)
  print(all_maxbin)
  if (N.ESTIMATED.OMEGAS >= 1) { print(invWish) }
  dev.off()
}
